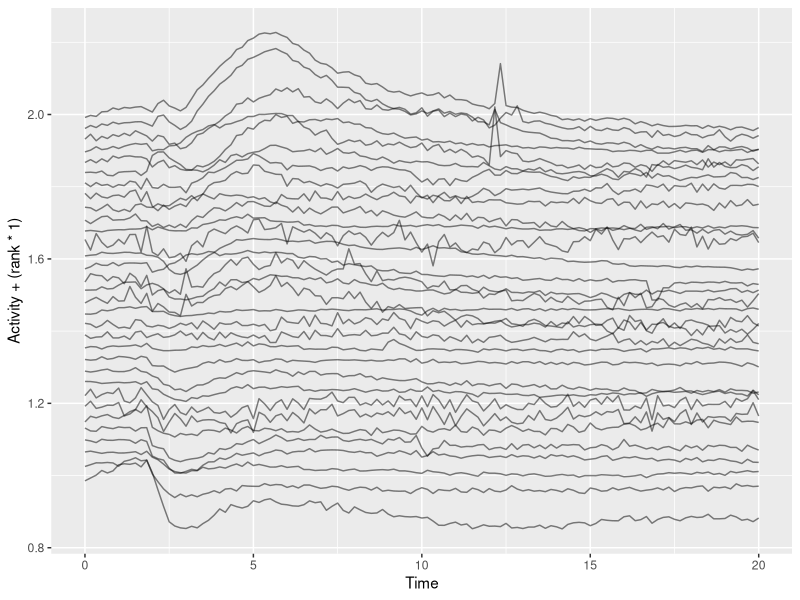
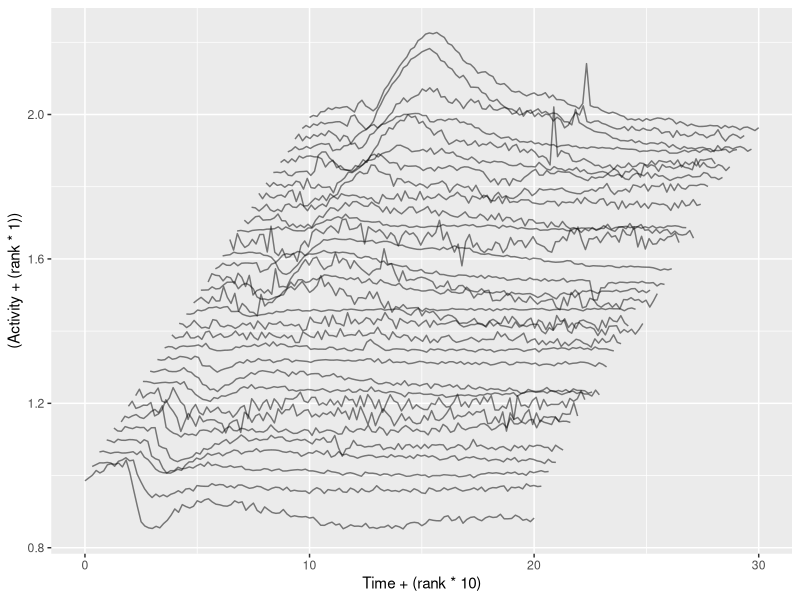
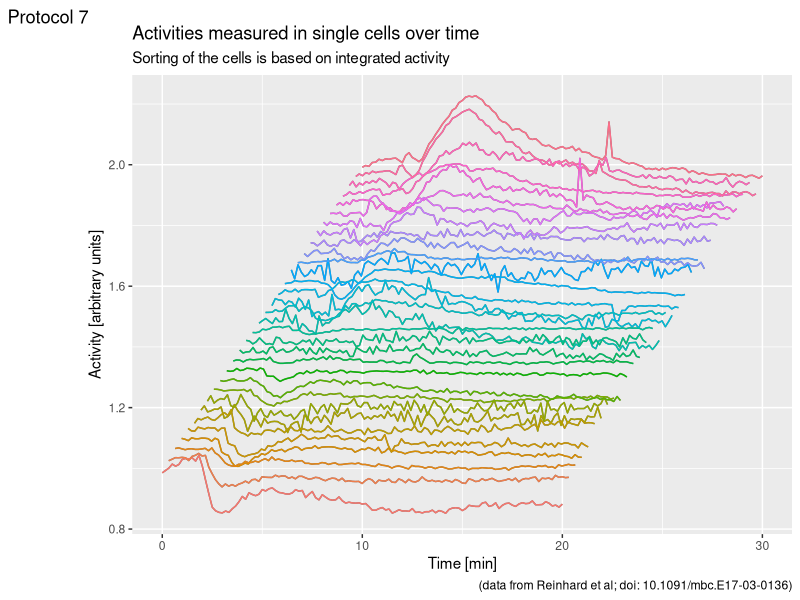
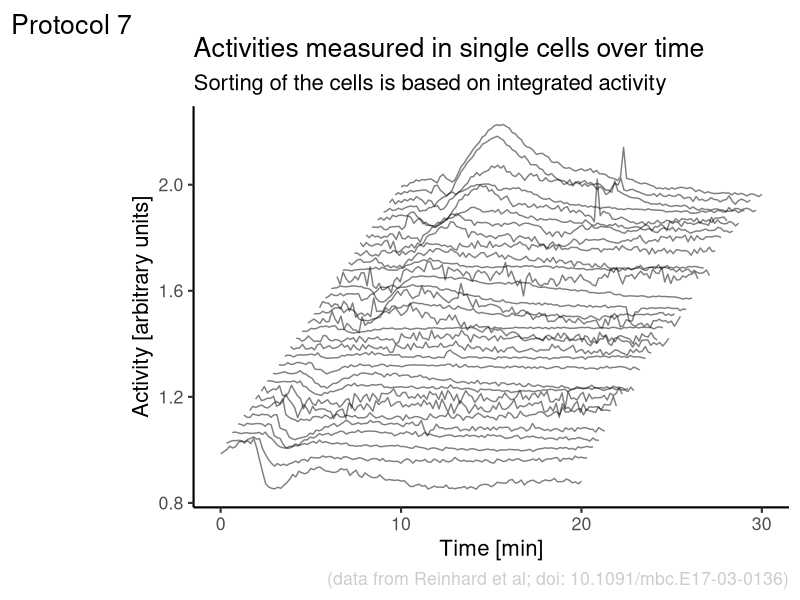
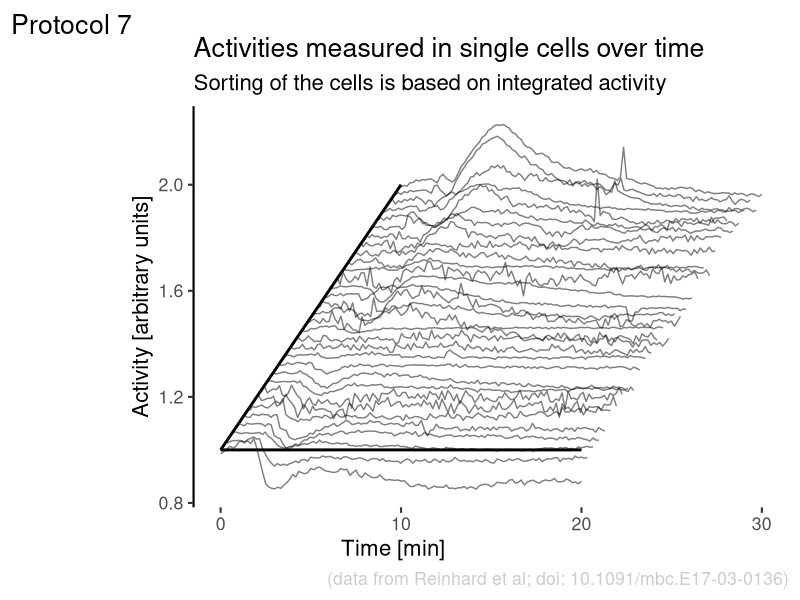
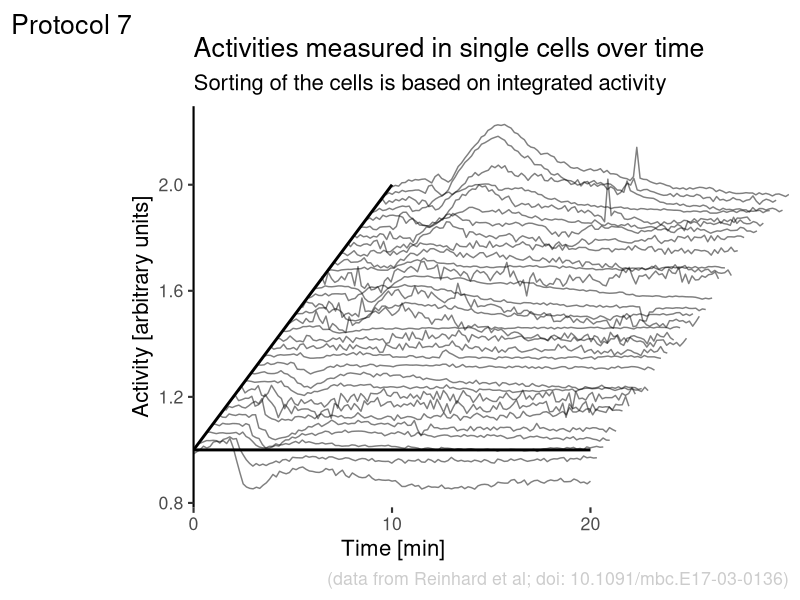
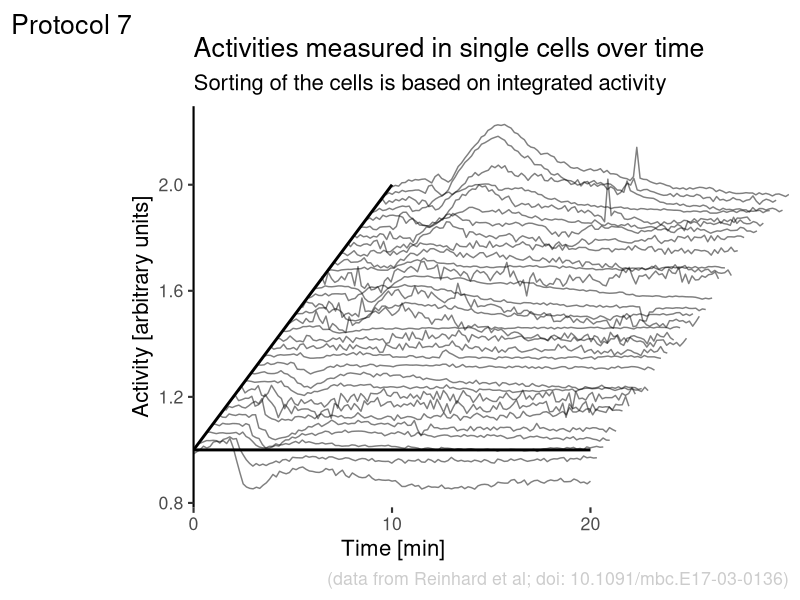

The R source for these figures, in order:
## ---- chunk 1
require(tidyverse)
df1 <- read.csv("Rac_S1P.csv")
head(df1)
## ---- chunk 2
df_tidy <- pivot_longer(df1, cols = -c(Time), names_to = "Cell", values_to = "Activity")
head(df_tidy)
## ---- chunk 3
df_rank <- df_tidy %>% group_by(Cell) %>% filter(Time>=2 & Time <=10) %>% summarise(amplitude=sum(Activity)) %>% mutate(rank=percent_rank(amplitude))
head(df_rank)
## ---- chunk 4
df_7 <- as.data.frame(full_join(df_tidy, df_rank,by="Cell"))
## ---- chunk 5
df_7 %>% write.csv("protocol_7.csv", row.names=FALSE)
## ---- chunk 6
ggplot(df_7, aes(x=Time, y=Activity+(rank*1), group=Cell, height = rank)) + geom_line(alpha=0.5, size=0.5)
## ---- chunk 7
p <- ggplot(df_7, aes(x=Time+(rank*10), y=(Activity+(rank*1)), group=Cell)) + geom_line(alpha=0.5, size=0.5)
p
## ---- chunk 8
p <-
  p + labs(
    title = "Activities measured in single cells over time",
    subtitle = "Sorting of the cells is based on integrated activity",
    x = "Time [min]",
    y = "Activity [arbitrary units]",
    caption = "(data from Reinhard et al; doi: 10.1091/mbc.E17-03-0136)",
    tag = "Protocol 7"
  )
## ---- chunk 9
p + geom_line(aes(color=as.factor(rank))) +
  theme(legend.position = "none")
## ---- chunk 10
p <- p + theme_classic(base_size = 16)
p <- p + theme(panel.grid.major = element_blank(),
               plot.caption = element_text(color = "grey80"),
           panel.grid.minor = element_blank(),
           NULL)
p
## ---- chunk 11
p <- p + annotate(geom = "segment", x=0,y=1,xend=10,yend=2, size=1)
## ---- chunk 12
p <- p + theme(axis.line.x = element_blank(),
               axis.title.x = element_text(hjust = 0.3)
               ) +
  annotate(geom = "segment", x=0,y=1,xend=20,yend=1, size=1)
p
## ---- chunk 13
p <- p + scale_x_continuous(breaks = c(0,10,20), expand = c(0, 0))
p
## ---- chunk 14
 png(file=paste0("Protocol_7.png"), width = 4000, height = 3000, units = "px", res = 500)
   p
 dev.off()
